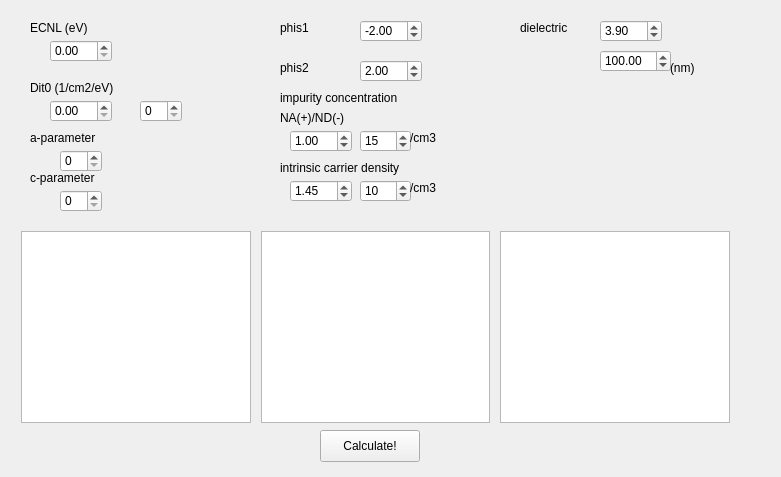
<?xml version="1.0" encoding="UTF-8"?>
<ui version="4.0">
 <class>Simulator</class>
 <widget class="QWidget" name="Simulator">
  <property name="geometry">
   <rect>
    <x>0</x>
    <y>0</y>
    <width>781</width>
    <height>477</height>
   </rect>
  </property>
  <property name="windowTitle">
   <string>Form</string>
  </property>
  <widget class="PlotWidget" name="graphicsView_Dit">
   <property name="geometry">
    <rect>
     <x>21</x>
     <y>231</y>
     <width>230</width>
     <height>192</height>
    </rect>
   </property>
  </widget>
  <widget class="PlotWidget" name="graphicsView_Q">
   <property name="geometry">
    <rect>
     <x>261</x>
     <y>231</y>
     <width>229</width>
     <height>192</height>
    </rect>
   </property>
  </widget>
  <widget class="PlotWidget" name="graphicsView_Capacitance">
   <property name="geometry">
    <rect>
     <x>500</x>
     <y>231</y>
     <width>230</width>
     <height>192</height>
    </rect>
   </property>
  </widget>
  <widget class="QDoubleSpinBox" name="doubleSpinBox">
   <property name="geometry">
    <rect>
     <x>50</x>
     <y>40</y>
     <width>62</width>
     <height>22</height>
    </rect>
   </property>
  </widget>
  <widget class="QLabel" name="label">
   <property name="geometry">
    <rect>
     <x>30</x>
     <y>20</y>
     <width>71</width>
     <height>16</height>
    </rect>
   </property>
   <property name="text">
    <string>ECNL (eV)</string>
   </property>
  </widget>
  <widget class="QLabel" name="label_2">
   <property name="geometry">
    <rect>
     <x>30</x>
     <y>80</y>
     <width>101</width>
     <height>16</height>
    </rect>
   </property>
   <property name="text">
    <string>Dit0 (1/cm2/eV)</string>
   </property>
  </widget>
  <widget class="QDoubleSpinBox" name="doubleSpinBox_2">
   <property name="geometry">
    <rect>
     <x>50</x>
     <y>100</y>
     <width>62</width>
     <height>22</height>
    </rect>
   </property>
  </widget>
  <widget class="QSpinBox" name="spinBox">
   <property name="geometry">
    <rect>
     <x>140</x>
     <y>100</y>
     <width>42</width>
     <height>22</height>
    </rect>
   </property>
  </widget>
  <widget class="QLabel" name="label_3">
   <property name="geometry">
    <rect>
     <x>30</x>
     <y>130</y>
     <width>111</width>
     <height>16</height>
    </rect>
   </property>
   <property name="text">
    <string>a-parameter</string>
   </property>
  </widget>
  <widget class="QLabel" name="label_4">
   <property name="geometry">
    <rect>
     <x>30</x>
     <y>170</y>
     <width>101</width>
     <height>16</height>
    </rect>
   </property>
   <property name="text">
    <string>c-parameter</string>
   </property>
  </widget>
  <widget class="QSpinBox" name="spinBox_2">
   <property name="geometry">
    <rect>
     <x>60</x>
     <y>150</y>
     <width>42</width>
     <height>22</height>
    </rect>
   </property>
  </widget>
  <widget class="QSpinBox" name="spinBox_3">
   <property name="geometry">
    <rect>
     <x>60</x>
     <y>190</y>
     <width>42</width>
     <height>22</height>
    </rect>
   </property>
  </widget>
  <widget class="QLabel" name="label_5">
   <property name="geometry">
    <rect>
     <x>280</x>
     <y>20</y>
     <width>58</width>
     <height>16</height>
    </rect>
   </property>
   <property name="text">
    <string>phis1</string>
   </property>
  </widget>
  <widget class="QDoubleSpinBox" name="doubleSpinBox_phis1">
   <property name="geometry">
    <rect>
     <x>360</x>
     <y>20</y>
     <width>62</width>
     <height>22</height>
    </rect>
   </property>
   <property name="minimum">
    <double>-10.000000000000000</double>
   </property>
   <property name="maximum">
    <double>0.000000000000000</double>
   </property>
   <property name="singleStep">
    <double>0.100000000000000</double>
   </property>
   <property name="value">
    <double>-2.000000000000000</double>
   </property>
  </widget>
  <widget class="QLabel" name="label_6">
   <property name="geometry">
    <rect>
     <x>280</x>
     <y>60</y>
     <width>58</width>
     <height>16</height>
    </rect>
   </property>
   <property name="text">
    <string>phis2</string>
   </property>
  </widget>
  <widget class="QDoubleSpinBox" name="doubleSpinBox_phis2">
   <property name="geometry">
    <rect>
     <x>360</x>
     <y>60</y>
     <width>62</width>
     <height>22</height>
    </rect>
   </property>
   <property name="maximum">
    <double>10.000000000000000</double>
   </property>
   <property name="value">
    <double>2.000000000000000</double>
   </property>
  </widget>
  <widget class="QLabel" name="label_7">
   <property name="geometry">
    <rect>
     <x>280</x>
     <y>90</y>
     <width>151</width>
     <height>16</height>
    </rect>
   </property>
   <property name="text">
    <string>impurity concentration</string>
   </property>
  </widget>
  <widget class="QDoubleSpinBox" name="doubleSpinBox_NA_Mantissa">
   <property name="geometry">
    <rect>
     <x>290</x>
     <y>130</y>
     <width>62</width>
     <height>22</height>
    </rect>
   </property>
   <property name="minimum">
    <double>-10.000000000000000</double>
   </property>
   <property name="maximum">
    <double>10.000000000000000</double>
   </property>
   <property name="value">
    <double>1.000000000000000</double>
   </property>
  </widget>
  <widget class="QSpinBox" name="spinBox_NA_Exponent">
   <property name="geometry">
    <rect>
     <x>360</x>
     <y>130</y>
     <width>51</width>
     <height>22</height>
    </rect>
   </property>
   <property name="minimum">
    <number>-20</number>
   </property>
   <property name="maximum">
    <number>20</number>
   </property>
   <property name="value">
    <number>15</number>
   </property>
  </widget>
  <widget class="QLabel" name="label_8">
   <property name="geometry">
    <rect>
     <x>410</x>
     <y>130</y>
     <width>58</width>
     <height>16</height>
    </rect>
   </property>
   <property name="text">
    <string>/cm3</string>
   </property>
  </widget>
  <widget class="QLabel" name="label_9">
   <property name="geometry">
    <rect>
     <x>280</x>
     <y>110</y>
     <width>81</width>
     <height>16</height>
    </rect>
   </property>
   <property name="text">
    <string>NA(+)/ND(-)</string>
   </property>
  </widget>
  <widget class="QLabel" name="label_10">
   <property name="geometry">
    <rect>
     <x>280</x>
     <y>160</y>
     <width>141</width>
     <height>16</height>
    </rect>
   </property>
   <property name="text">
    <string>intrinsic carrier density</string>
   </property>
  </widget>
  <widget class="QDoubleSpinBox" name="doubleSpinBox_NI_Mantissa">
   <property name="geometry">
    <rect>
     <x>290</x>
     <y>180</y>
     <width>62</width>
     <height>22</height>
    </rect>
   </property>
   <property name="minimum">
    <double>1.000000000000000</double>
   </property>
   <property name="maximum">
    <double>10.000000000000000</double>
   </property>
   <property name="singleStep">
    <double>0.100000000000000</double>
   </property>
   <property name="value">
    <double>1.450000000000000</double>
   </property>
  </widget>
  <widget class="QSpinBox" name="spinBox_NI_Exponent">
   <property name="geometry">
    <rect>
     <x>360</x>
     <y>180</y>
     <width>51</width>
     <height>22</height>
    </rect>
   </property>
   <property name="minimum">
    <number>-20</number>
   </property>
   <property name="maximum">
    <number>20</number>
   </property>
   <property name="value">
    <number>10</number>
   </property>
  </widget>
  <widget class="QLabel" name="label_11">
   <property name="geometry">
    <rect>
     <x>410</x>
     <y>180</y>
     <width>58</width>
     <height>16</height>
    </rect>
   </property>
   <property name="text">
    <string>/cm3</string>
   </property>
  </widget>
  <widget class="QPushButton" name="pushButton_calculate">
   <property name="geometry">
    <rect>
     <x>320</x>
     <y>430</y>
     <width>100</width>
     <height>32</height>
    </rect>
   </property>
   <property name="text">
    <string>Calculate!</string>
   </property>
  </widget>
  <widget class="QLabel" name="label_12">
   <property name="geometry">
    <rect>
     <x>520</x>
     <y>20</y>
     <width>58</width>
     <height>16</height>
    </rect>
   </property>
   <property name="text">
    <string>dielectric</string>
   </property>
  </widget>
  <widget class="QDoubleSpinBox" name="doubleSpinBox_DielectricPermittivity">
   <property name="geometry">
    <rect>
     <x>600</x>
     <y>20</y>
     <width>62</width>
     <height>22</height>
    </rect>
   </property>
   <property name="minimum">
    <double>1.000000000000000</double>
   </property>
   <property name="maximum">
    <double>50.000000000000000</double>
   </property>
   <property name="singleStep">
    <double>0.100000000000000</double>
   </property>
   <property name="value">
    <double>3.900000000000000</double>
   </property>
  </widget>
  <widget class="QDoubleSpinBox" name="doubleSpinBox_DielectricThickness">
   <property name="geometry">
    <rect>
     <x>600</x>
     <y>50</y>
     <width>71</width>
     <height>22</height>
    </rect>
   </property>
   <property name="maximum">
    <double>10000.000000000000000</double>
   </property>
   <property name="value">
    <double>100.000000000000000</double>
   </property>
  </widget>
  <widget class="QLabel" name="label_13">
   <property name="geometry">
    <rect>
     <x>670</x>
     <y>60</y>
     <width>58</width>
     <height>16</height>
    </rect>
   </property>
   <property name="text">
    <string>(nm)</string>
   </property>
  </widget>
 </widget>
 <customwidgets>
  <customwidget>
   <class>PlotWidget</class>
   <extends>QGraphicsView</extends>
   <header location="global">pyqtgraph</header>
  </customwidget>
 </customwidgets>
 <resources/>
 <connections/>
</ui>
